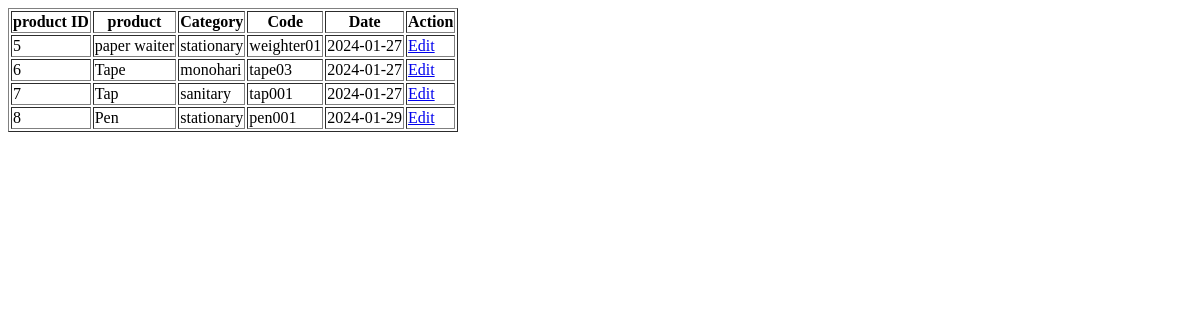
The page /list_of_product.php on the database as committed earlier.
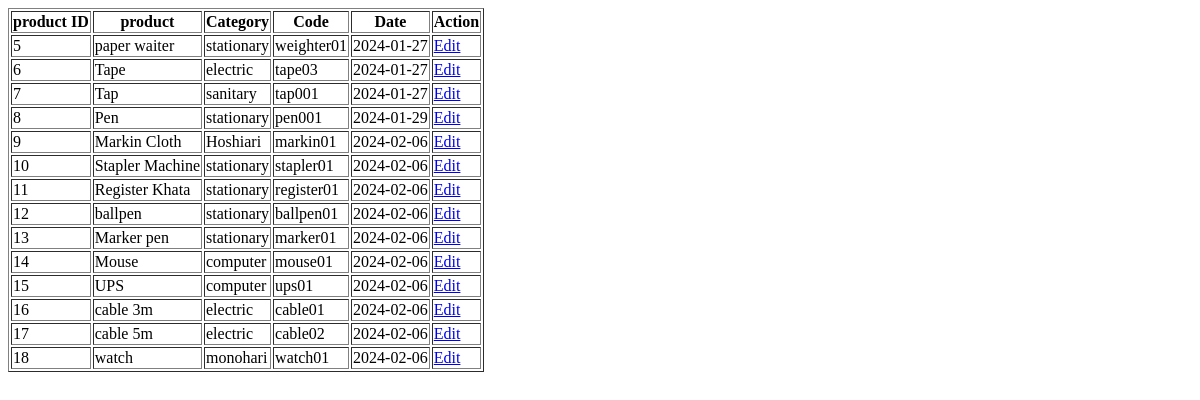
The same page on the database as committed later.
### tables this page shows
CREATE TABLE `product` (
  `product_id` int(11) NOT NULL,
  `product_name` varchar(30) NOT NULL,
  `product_category` int(3) NOT NULL,
  `product_code` varchar(10) NOT NULL,
  `product_entrydate` varchar(10) NOT NULL
);

### list_of_product.php (the view)
<?php
$conn = new mysqli("localhost","root","","store_db");
?>
<!DOCTYPE html>
<html>
<body>
<?php
	$sql1 = "SELECT * FROM category";
	$query1=$conn->query($sql1);
	$data_list= array();
	while($data1=mysqli_fetch_assoc($query1))
	{
		$category_id=$data1['category_id'];
		$category_name=$data1['category_name'];
		$data_list[$category_id]=$category_name;
	}
	$sql = "SELECT * FROM product";
	$query=$conn->query($sql);
	echo "<table border='1'>
	<tr><th>product ID</th><th>product</th><th>Category</th><th>Code</th><th>Date</th><th>Action</th></tr>";
	while($data=mysqli_fetch_assoc($query))
	{
		$product_id= $data['product_id'];
		$product_name= $data['product_name'];
		$product_category=$data['product_category'];
		$product_code=$data['product_code'];
		$product_entrydate= $data['product_entrydate'];
	echo "<tr>
	<td>$product_id</td>
	<td>$product_name</td>
	<td>$data_list[$product_category]</td>
	<td>$product_code</td>
	<td>$product_entrydate</td>
	<td><a href='edit_product.php?id=$product_id'>Edit</a></td>
	</tr>";
	}
	echo "</table>";
?>
</body>
</html>

Rows that differ between the two databases and show on the page:
changed product "Tape": product_category "monohari" → "electric"
added product: product_id "9", product_name "Markin Cloth", product_category "Hoshiari", product_code "markin01", product_entrydate "2024-02-06"
added product: product_id "10", product_name "Stapler Machine", product_category "stationary", product_code "stapler01", product_entrydate "2024-02-06"
added product: product_id "11", product_name "Register Khata", product_category "stationary", product_code "register01", product_entrydate "2024-02-06"
added product: product_id "12", product_name "ballpen", product_category "stationary", product_code "ballpen01", product_entrydate "2024-02-06"
added product: product_id "13", product_name "Marker pen", product_category "stationary", product_code "marker01", product_entrydate "2024-02-06"
added product: product_id "14", product_name "Mouse", product_category "computer", product_code "mouse01", product_entrydate "2024-02-06"
added product: product_id "15", product_name "UPS", product_category "computer", product_code "ups01", product_entrydate "2024-02-06"
added product: product_id "16", product_name "cable 3m", product_category "electric", product_code "cable01", product_entrydate "2024-02-06"
added product: product_id "17", product_name "cable 5m", product_category "electric", product_code "cable02", product_entrydate "2024-02-06"
added product: product_id "18", product_name "watch", product_category "monohari", product_code "watch01", product_entrydate "2024-02-06"
